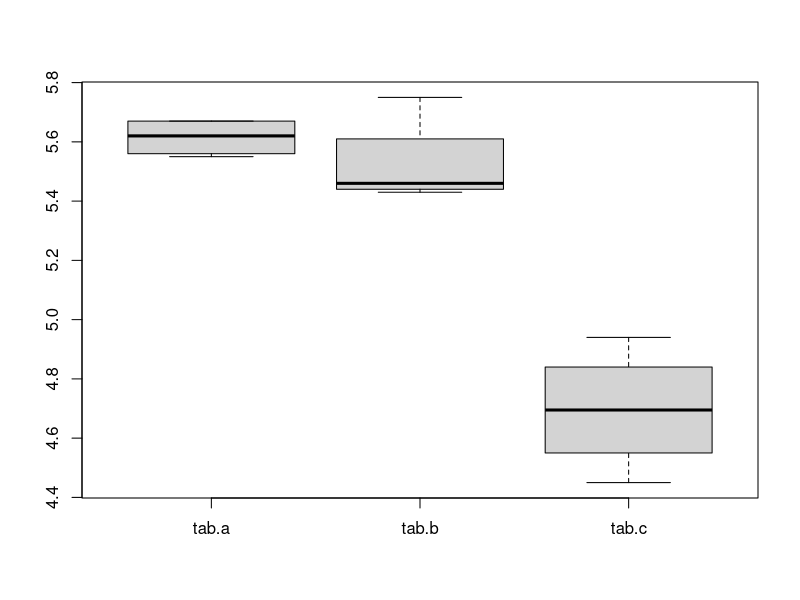
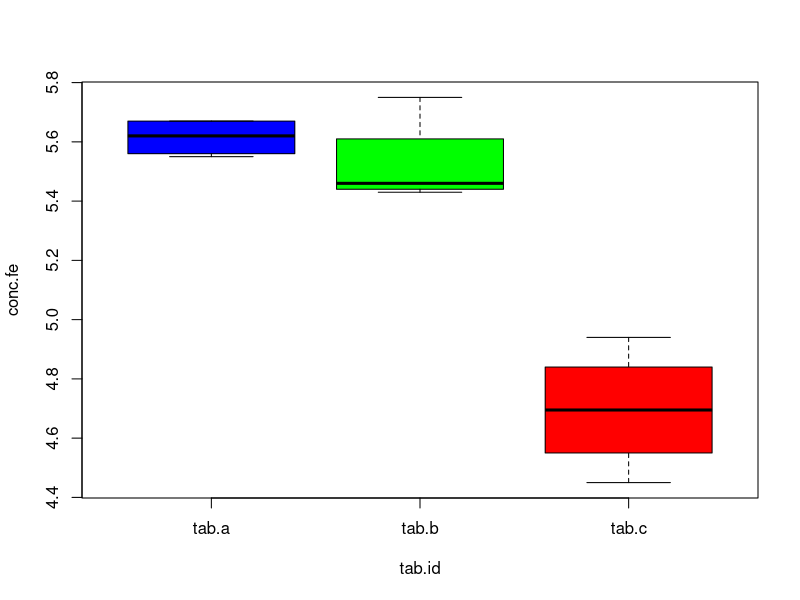
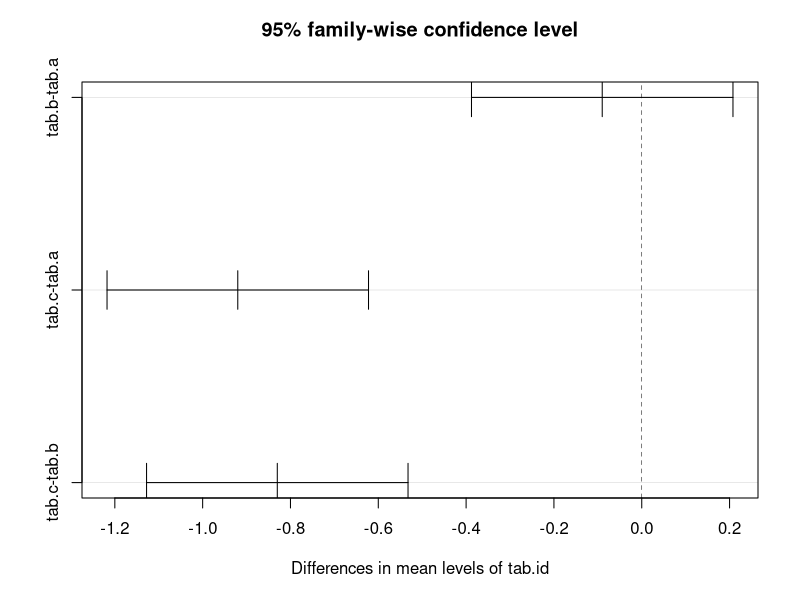
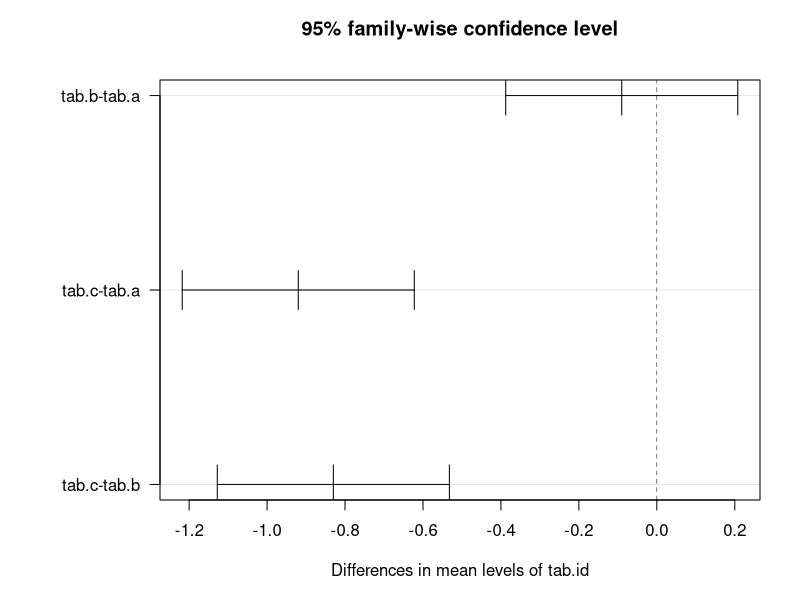
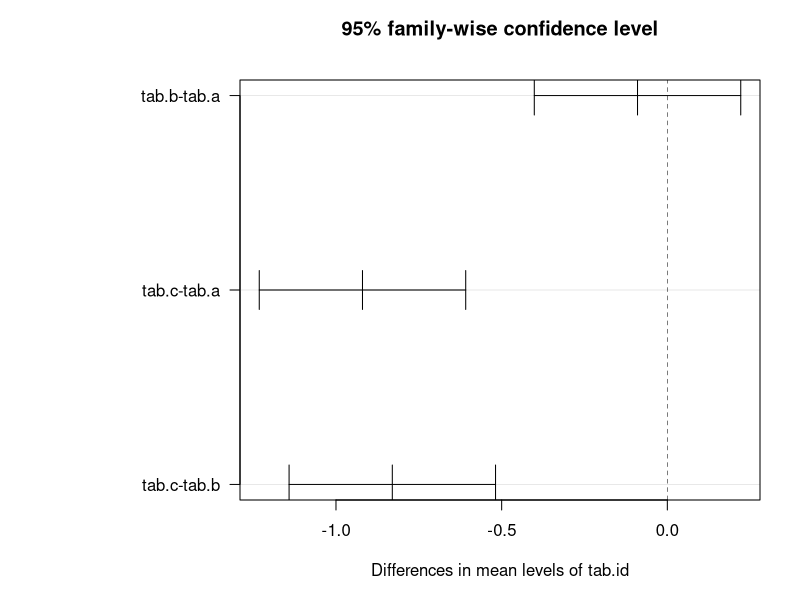
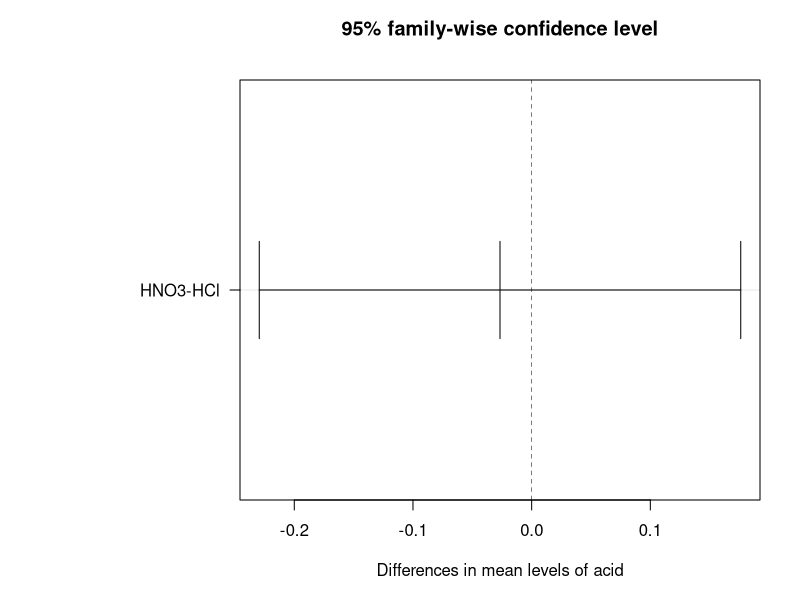
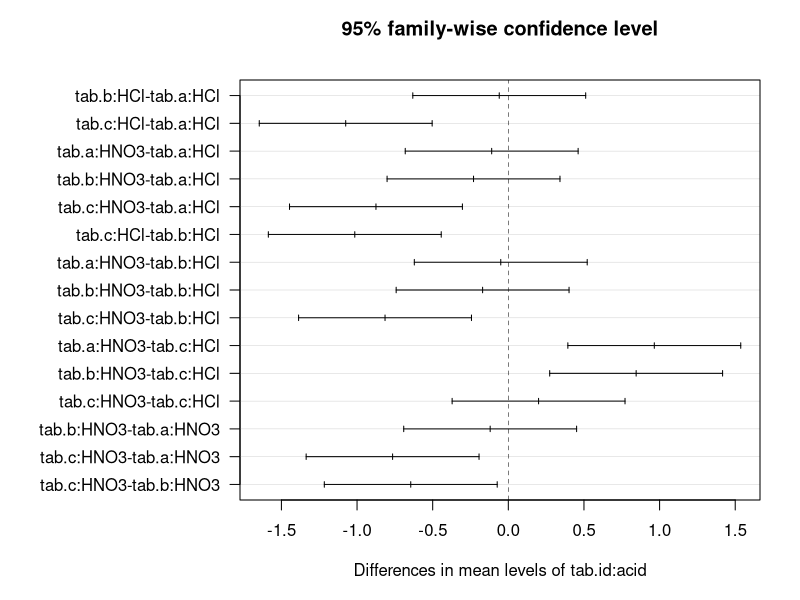

R code for these plots, in order:
# Using R for an Analysis of Variance

help(aov)

# forming data frames for an analysis of variance

tab.a = c(5.67, 5.67, 5.55, 5.57)

tab.b = c(5.75, 5.47, 5.43, 5.45)

tab.c = c(4.74, 4.45, 4.65, 4.94)

tablets = data.frame(tab.a, tab.b, tab.c); tablets

# still not the right format

help(stack)

tabs = stack(tablets); tabs

unstack(tabs)

names(tabs)

names(tabs) = c("conc.fe", "tab.id")

tabs

# other ways to stack

fe = c(tab.a, tab.b, tab.c); fe

id = c(rep("tab.a", times = length(tab.a)), rep("tab.b", times = length(tab.b)), rep("tab.c", times = length(tab.c))); id

tabs.2 = data.frame(fe, id); tabs.2

tab.d = c(5.67, 5.67, 5.55, 5.57, 5.65)

tab.e = c(5.75, 5.47, 5.43, 5.45)

tab.f = c(4.74, 4.45, 4.65, 4.94)

tab.e[5] = NA; tab.e

tab.f[5] = NA; tab.f

tabs.3 = data.frame(tab.d, tab.e, tab.f); tabs.3

tabs.4 = stack(tabs.3); tabs.4

tabs.4 = na.omit(tabs.4); tabs.4

# writing formulas

help(formula)

boxplot(tablets)

boxplot(conc.fe ~ tab.id, data = tabs, col = c("blue", "green", "red"))

tabs.out = aov(conc.fe ~ tab.id, data = tabs)

summary(tabs.out)

# evaluating source of difference

help(TukeyHSD)

TukeyHSD(tabs.out, conf.level = 0.95)

tabs.hsd = TukeyHSD(tabs.out, conf.level = 0.95)

plot(tabs.hsd)

# let's pretty this up a bit

old.par = par(mar = c(5, 8, 4, 2))   # gives margin bottom, left, top, right

plot(tabs.hsd, las = 1)   # all axis labels horizontal

par(old.par)

# anova with two independent variables

tablets

acid = rep(c("HCl", "HCl", "HNO3", "HNO3"), times = 3)

tabsnew = data.frame(tabs, acid); tabsnew

tabsnew.out = aov(conc.fe ~ tab.id * acid, data = tabsnew)

summary(tabsnew.out)

tabsnew.hsd = TukeyHSD(tabsnew.out, conf.level = 0.95); tabsnew.hsd

old.par = par(mar = c(5, 12, 4, 2))   # gives margin bottom, left, top, right

plot(tabsnew.hsd, las = 1)   # all axis labels horizontal

par(old.par)

